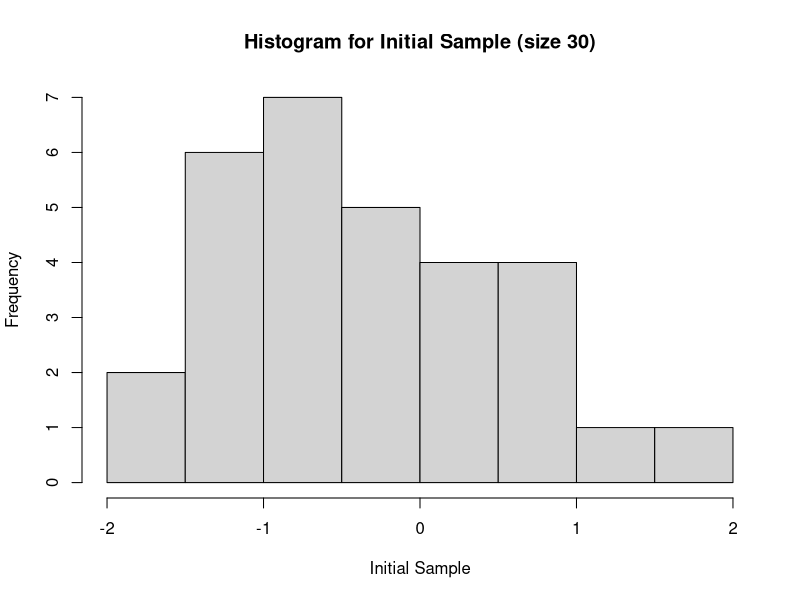
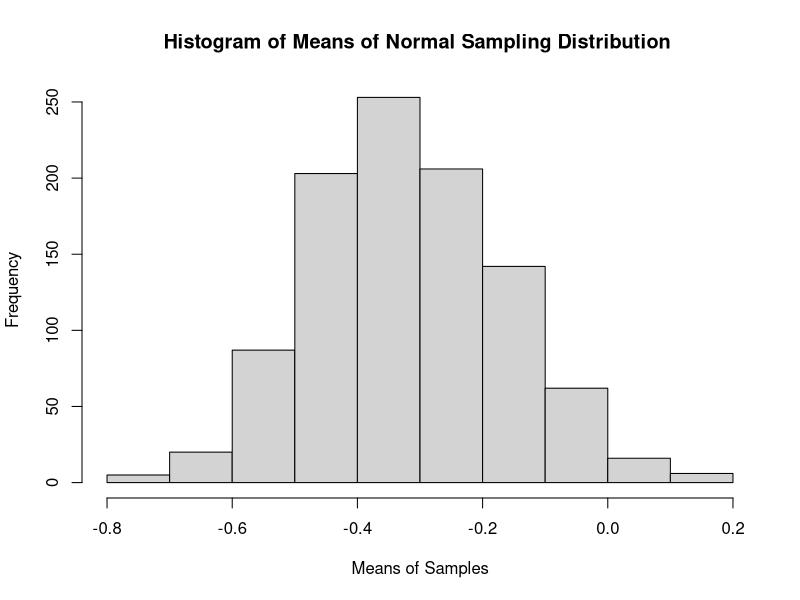
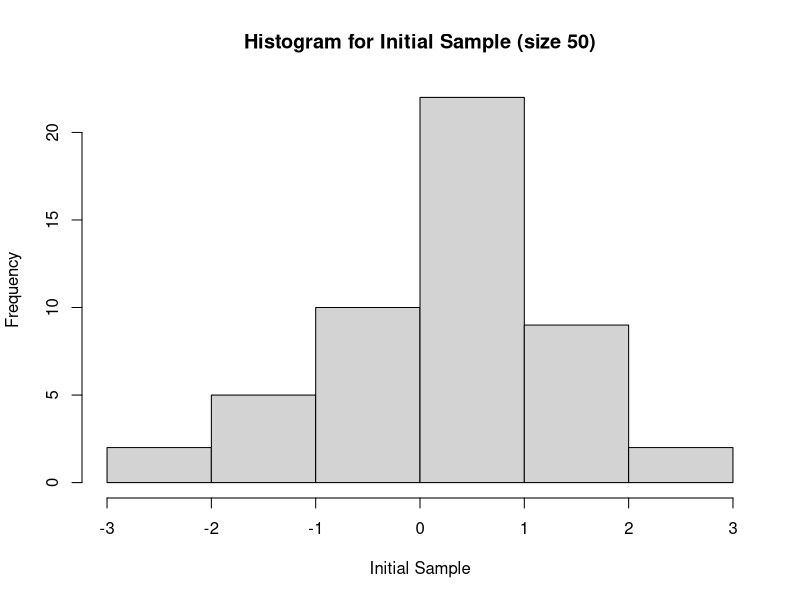
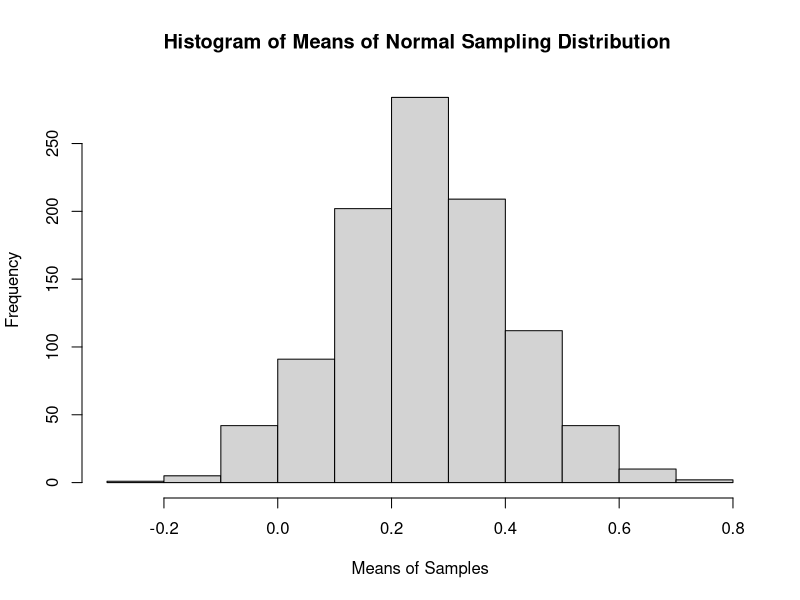
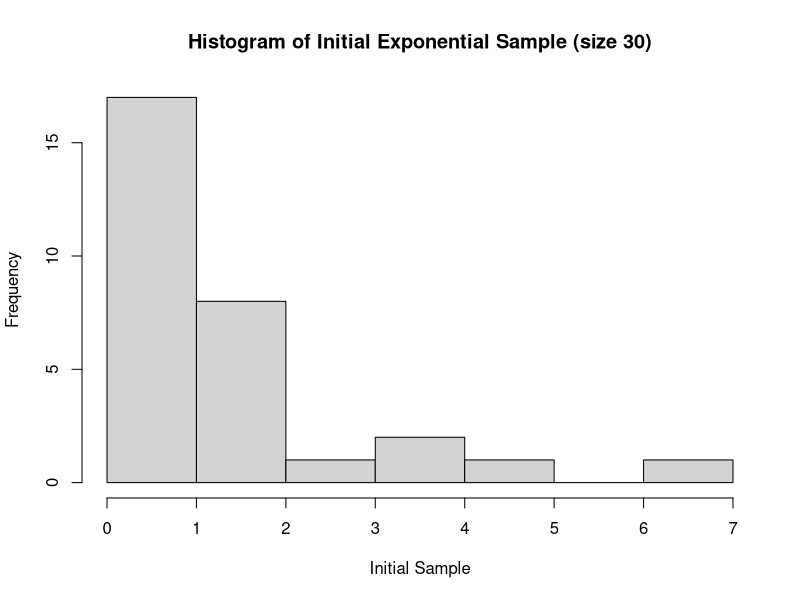
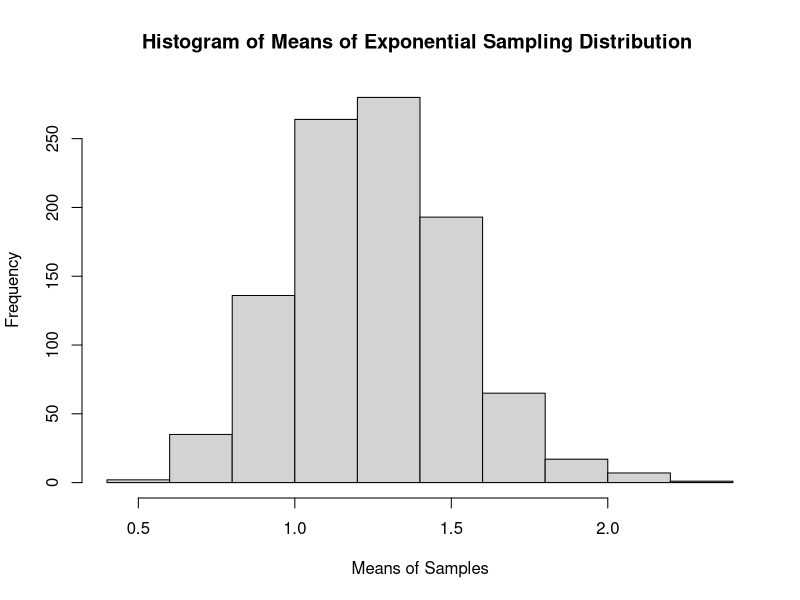
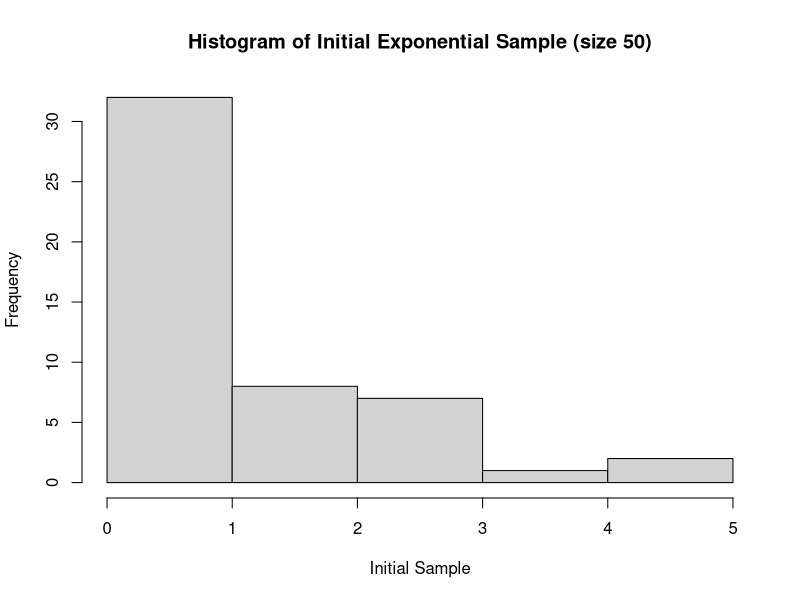
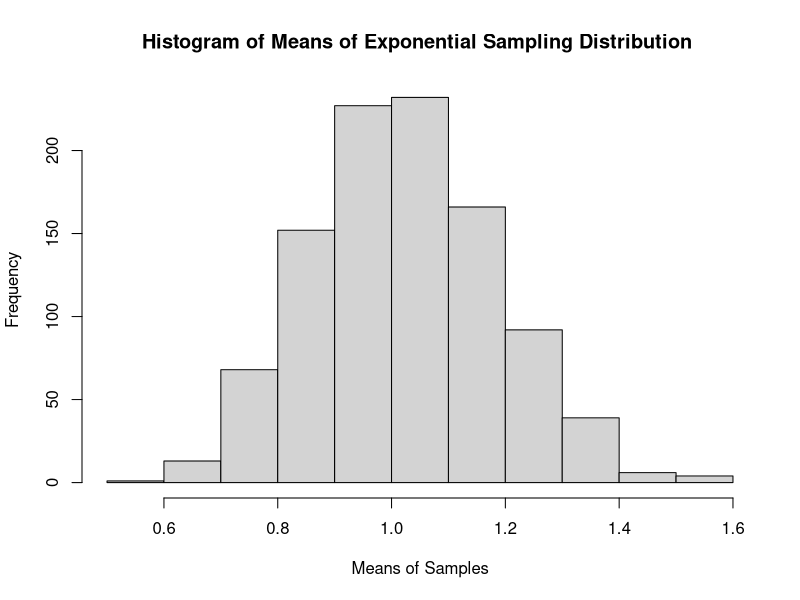

Source code (R) for these figures, in order:
## ---- chunk 1
# Here i am setting seed so if it will be possible to reproduce same random sample dataset.
set.seed(6516)

# Random normal data set of size 30 stored into sample1
sample1 <- rnorm(30)

# Take mean of sample1
m_sample1 <- mean(sample1)

# Take standard deviation of sample1.
sd_sample1 <- sd(sample1)

## ---- chunk 2
hist(sample1, main="Histogram for Initial Sample (size 30)", xlab = "Initial Sample")
## ---- chunk 3

# Define an numeric array vector of size 1000 to store means of 1000 random samples.
reps <- 1000
bootsample <- numeric(reps)

# Run a for loop and store the means of 1000 samples in above defined vector.

for (i in 1:reps) { 
temp_sample <- sample(sample1, size=length(sample1), replace =TRUE)
bootsample[i] <- mean(temp_sample)
}

# Taking mean and standard deviation of 1000 means stored in boot sample.
m_bootsample <- mean(bootsample)
sd_bootsample_30 <- sd_sample1/sqrt(30)

# Displaying various values.
m_sample1
m_bootsample
sd_sample1
sd_bootsample_30

## ---- chunk 4
# Create a histogram using means stored in bootsample to see if we get normal distribution.
hist(bootsample, main="Histogram of Means of Normal Sampling Distribution ", xlab="Means of Samples")

## ---- chunk 5

# Repeating same process as we did for sample size 30.
set.seed(65162)
sample2 <- rnorm(50)
m_sample2 <- mean(sample2)
sd_sample2 <- sd(sample2)

for(i in 1:reps) { temp_sample <- sample(sample2, size=length(sample2), replace =TRUE)
bootsample[i] <- mean(temp_sample)
}

m_bootsample <- mean(bootsample)
sd_bootsample_50 <- sd_sample2/sqrt(50)

m_sample2
sd_sample2
m_bootsample
sd_bootsample_30
sd_bootsample_50

hist(sample2, main="Histogram for Initial Sample (size 50)", xlab = "Initial Sample") 
hist(bootsample, main="Histogram of Means of Normal Sampling Distribution ", xlab="Means of Samples")
## ---- chunk 6

# Here we will repeat the same process but instead of random normal dataset, we will use random exponential #dataset.
  set.seed(65163)
  sample1 <- rexp(30)
  m_sample1 <- mean(sample1)
  sd_sample1 <- sd(sample1)
  
  for (i in 1:reps) { 
temp_sample <- sample(sample1, size=length(sample1), replace =TRUE)
bootsample[i] <- mean(temp_sample)
}

m_bootsample <- mean(bootsample)
sd_bootsample_30 <- sd_sample1/sqrt(30)

m_sample1
m_bootsample
sd_sample1
sd_bootsample_30


# Creating histograms for original data set of size 30 and 1000 means of random sample out of same 30 dataset.

hist(sample1, main="Histogram of Initial Exponential Sample (size 30)", xlab = "Initial Sample")
hist(bootsample, main="Histogram of Means of Exponential Sampling Distribution ", xlab="Means of Samples")

## ---- chunk 7
  set.seed(65164)
  sample1 <- rexp(50)
  m_sample1 <- mean(sample1)
  sd_sample1 <- sd(sample1)
  
  for (i in 1:reps) { 
temp_sample <- sample(sample1, size=length(sample1), replace =TRUE)
bootsample[i] <- mean(temp_sample)
}

m_bootsample <- mean(bootsample)
sd_bootsample_50 <- sd_sample1/sqrt(50)

m_sample1
m_bootsample

sd_sample1
sd_bootsample_30
sd_bootsample_50

hist(sample1, main="Histogram of Initial Exponential Sample (size 50)", xlab = "Initial Sample")
hist(bootsample, main="Histogram of Means of Exponential Sampling Distribution ", xlab="Means of Samples")

